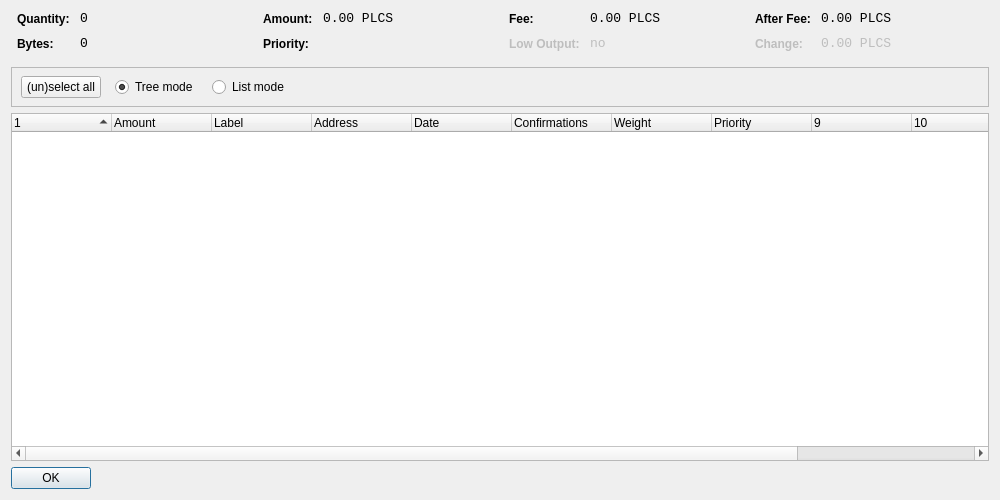
<?xml version="1.0" encoding="UTF-8"?>
<ui version="4.0">
 <class>CoinControlDialog</class>
 <widget class="QWidget" name="CoinControlDialog">
  <property name="geometry">
   <rect>
    <x>0</x>
    <y>0</y>
    <width>1000</width>
    <height>500</height>
   </rect>
  </property>
  <property name="windowTitle">
   <string>Coin Control</string>
  </property>
  <layout class="QVBoxLayout" name="verticalLayout">
   <item>
    <layout class="QHBoxLayout" name="horizontalLayoutTop" stretch="0,0,0,0">
     <property name="topMargin">
      <number>0</number>
     </property>
     <property name="bottomMargin">
      <number>10</number>
     </property>
     <item>
      <layout class="QFormLayout" name="formLayoutCoinControl1">
       <property name="horizontalSpacing">
        <number>10</number>
       </property>
       <property name="verticalSpacing">
        <number>10</number>
       </property>
       <property name="leftMargin">
        <number>6</number>
       </property>
       <property name="rightMargin">
        <number>6</number>
       </property>
       <item row="0" column="0">
        <widget class="QLabel" name="labelCoinControlQuantityText">
         <property name="styleSheet">
          <string notr="true">font-weight:bold;</string>
         </property>
         <property name="text">
          <string>Quantity:</string>
         </property>
        </widget>
       </item>
       <item row="0" column="1">
        <widget class="QLabel" name="labelCoinControlQuantity">
         <property name="font">
          <font>
           <family>Monospace</family>
           <pointsize>10</pointsize>
          </font>
         </property>
         <property name="cursor">
          <cursorShape>IBeamCursor</cursorShape>
         </property>
         <property name="contextMenuPolicy">
          <enum>Qt::ActionsContextMenu</enum>
         </property>
         <property name="text">
          <string notr="true">0</string>
         </property>
         <property name="textInteractionFlags">
          <set>Qt::LinksAccessibleByMouse|Qt::TextSelectableByKeyboard|Qt::TextSelectableByMouse</set>
         </property>
        </widget>
       </item>
       <item row="1" column="0">
        <widget class="QLabel" name="labelCoinControlBytesText">
         <property name="styleSheet">
          <string notr="true">font-weight:bold;</string>
         </property>
         <property name="text">
          <string>Bytes:</string>
         </property>
        </widget>
       </item>
       <item row="1" column="1">
        <widget class="QLabel" name="labelCoinControlBytes">
         <property name="font">
          <font>
           <family>Monospace</family>
           <pointsize>10</pointsize>
          </font>
         </property>
         <property name="cursor">
          <cursorShape>IBeamCursor</cursorShape>
         </property>
         <property name="contextMenuPolicy">
          <enum>Qt::ActionsContextMenu</enum>
         </property>
         <property name="text">
          <string notr="true">0</string>
         </property>
         <property name="textInteractionFlags">
          <set>Qt::LinksAccessibleByMouse|Qt::TextSelectableByKeyboard|Qt::TextSelectableByMouse</set>
         </property>
        </widget>
       </item>
      </layout>
     </item>
     <item>
      <layout class="QFormLayout" name="formLayoutCoinControl2">
       <property name="horizontalSpacing">
        <number>10</number>
       </property>
       <property name="verticalSpacing">
        <number>10</number>
       </property>
       <property name="leftMargin">
        <number>6</number>
       </property>
       <property name="rightMargin">
        <number>6</number>
       </property>
       <item row="0" column="0">
        <widget class="QLabel" name="labelCoinControlAmountText">
         <property name="styleSheet">
          <string notr="true">font-weight:bold;</string>
         </property>
         <property name="text">
          <string>Amount:</string>
         </property>
        </widget>
       </item>
       <item row="0" column="1">
        <widget class="QLabel" name="labelCoinControlAmount">
         <property name="font">
          <font>
           <family>Monospace</family>
           <pointsize>10</pointsize>
          </font>
         </property>
         <property name="cursor">
          <cursorShape>IBeamCursor</cursorShape>
         </property>
         <property name="contextMenuPolicy">
          <enum>Qt::ActionsContextMenu</enum>
         </property>
         <property name="text">
          <string notr="true">0.00 PLCS</string>
         </property>
         <property name="textInteractionFlags">
          <set>Qt::LinksAccessibleByMouse|Qt::TextSelectableByKeyboard|Qt::TextSelectableByMouse</set>
         </property>
        </widget>
       </item>
       <item row="1" column="0">
        <widget class="QLabel" name="labelCoinControlPriorityText">
         <property name="styleSheet">
          <string notr="true">font-weight:bold;</string>
         </property>
         <property name="text">
          <string>Priority:</string>
         </property>
        </widget>
       </item>
       <item row="1" column="1">
        <widget class="QLabel" name="labelCoinControlPriority">
         <property name="font">
          <font>
           <family>Monospace</family>
           <pointsize>10</pointsize>
          </font>
         </property>
         <property name="cursor">
          <cursorShape>IBeamCursor</cursorShape>
         </property>
         <property name="contextMenuPolicy">
          <enum>Qt::ActionsContextMenu</enum>
         </property>
         <property name="text">
          <string/>
         </property>
         <property name="textInteractionFlags">
          <set>Qt::LinksAccessibleByMouse|Qt::TextSelectableByKeyboard|Qt::TextSelectableByMouse</set>
         </property>
        </widget>
       </item>
      </layout>
     </item>
     <item>
      <layout class="QFormLayout" name="formLayoutCoinControl3">
       <property name="horizontalSpacing">
        <number>10</number>
       </property>
       <property name="verticalSpacing">
        <number>10</number>
       </property>
       <property name="leftMargin">
        <number>6</number>
       </property>
       <property name="rightMargin">
        <number>6</number>
       </property>
       <item row="0" column="0">
        <widget class="QLabel" name="labelCoinControlFeeText">
         <property name="styleSheet">
          <string notr="true">font-weight:bold;</string>
         </property>
         <property name="text">
          <string>Fee:</string>
         </property>
        </widget>
       </item>
       <item row="0" column="1">
        <widget class="QLabel" name="labelCoinControlFee">
         <property name="font">
          <font>
           <family>Monospace</family>
           <pointsize>10</pointsize>
          </font>
         </property>
         <property name="cursor">
          <cursorShape>IBeamCursor</cursorShape>
         </property>
         <property name="contextMenuPolicy">
          <enum>Qt::ActionsContextMenu</enum>
         </property>
         <property name="text">
          <string notr="true">0.00 PLCS</string>
         </property>
         <property name="textInteractionFlags">
          <set>Qt::LinksAccessibleByMouse|Qt::TextSelectableByKeyboard|Qt::TextSelectableByMouse</set>
         </property>
        </widget>
       </item>
       <item row="1" column="0">
        <widget class="QLabel" name="labelCoinControlLowOutputText">
         <property name="enabled">
          <bool>false</bool>
         </property>
         <property name="styleSheet">
          <string notr="true">font-weight:bold;</string>
         </property>
         <property name="text">
          <string>Low Output:</string>
         </property>
        </widget>
       </item>
       <item row="1" column="1">
        <widget class="QLabel" name="labelCoinControlLowOutput">
         <property name="enabled">
          <bool>false</bool>
         </property>
         <property name="font">
          <font>
           <family>Monospace</family>
           <pointsize>10</pointsize>
          </font>
         </property>
         <property name="cursor">
          <cursorShape>IBeamCursor</cursorShape>
         </property>
         <property name="contextMenuPolicy">
          <enum>Qt::ActionsContextMenu</enum>
         </property>
         <property name="text">
          <string>no</string>
         </property>
         <property name="textInteractionFlags">
          <set>Qt::LinksAccessibleByMouse|Qt::TextSelectableByKeyboard|Qt::TextSelectableByMouse</set>
         </property>
        </widget>
       </item>
      </layout>
     </item>
     <item>
      <layout class="QFormLayout" name="formLayoutCoinControl4">
       <property name="horizontalSpacing">
        <number>10</number>
       </property>
       <property name="verticalSpacing">
        <number>10</number>
       </property>
       <property name="leftMargin">
        <number>6</number>
       </property>
       <property name="rightMargin">
        <number>6</number>
       </property>
       <item row="0" column="0">
        <widget class="QLabel" name="labelCoinControlAfterFeeText">
         <property name="styleSheet">
          <string notr="true">font-weight:bold;</string>
         </property>
         <property name="text">
          <string>After Fee:</string>
         </property>
        </widget>
       </item>
       <item row="0" column="1">
        <widget class="QLabel" name="labelCoinControlAfterFee">
         <property name="font">
          <font>
           <family>Monospace</family>
           <pointsize>10</pointsize>
          </font>
         </property>
         <property name="cursor">
          <cursorShape>IBeamCursor</cursorShape>
         </property>
         <property name="contextMenuPolicy">
          <enum>Qt::ActionsContextMenu</enum>
         </property>
         <property name="text">
          <string notr="true">0.00 PLCS</string>
         </property>
         <property name="textInteractionFlags">
          <set>Qt::LinksAccessibleByMouse|Qt::TextSelectableByKeyboard|Qt::TextSelectableByMouse</set>
         </property>
        </widget>
       </item>
       <item row="1" column="0">
        <widget class="QLabel" name="labelCoinControlChangeText">
         <property name="enabled">
          <bool>false</bool>
         </property>
         <property name="styleSheet">
          <string notr="true">font-weight:bold;</string>
         </property>
         <property name="text">
          <string>Change:</string>
         </property>
        </widget>
       </item>
       <item row="1" column="1">
        <widget class="QLabel" name="labelCoinControlChange">
         <property name="enabled">
          <bool>false</bool>
         </property>
         <property name="font">
          <font>
           <family>Monospace</family>
           <pointsize>10</pointsize>
          </font>
         </property>
         <property name="cursor">
          <cursorShape>IBeamCursor</cursorShape>
         </property>
         <property name="contextMenuPolicy">
          <enum>Qt::ActionsContextMenu</enum>
         </property>
         <property name="text">
          <string notr="true">0.00 PLCS</string>
         </property>
         <property name="textInteractionFlags">
          <set>Qt::LinksAccessibleByMouse|Qt::TextSelectableByKeyboard|Qt::TextSelectableByMouse</set>
         </property>
        </widget>
       </item>
      </layout>
     </item>
    </layout>
   </item>
   <item>
    <widget class="QFrame" name="frame">
     <property name="minimumSize">
      <size>
       <width>0</width>
       <height>40</height>
      </size>
     </property>
     <property name="frameShape">
      <enum>QFrame::StyledPanel</enum>
     </property>
     <property name="frameShadow">
      <enum>QFrame::Sunken</enum>
     </property>
     <widget class="QWidget" name="horizontalLayoutWidget">
      <property name="geometry">
       <rect>
        <x>10</x>
        <y>0</y>
        <width>781</width>
        <height>41</height>
       </rect>
      </property>
      <layout class="QHBoxLayout" name="horizontalLayoutPanel" stretch="0,0,0,0">
       <property name="spacing">
        <number>14</number>
       </property>
       <item>
        <widget class="QPushButton" name="pushButtonSelectAll">
         <property name="sizePolicy">
          <sizepolicy hsizetype="Maximum" vsizetype="Fixed">
           <horstretch>0</horstretch>
           <verstretch>0</verstretch>
          </sizepolicy>
         </property>
         <property name="text">
          <string>(un)select all</string>
         </property>
        </widget>
       </item>
       <item>
        <widget class="QRadioButton" name="radioTreeMode">
         <property name="sizePolicy">
          <sizepolicy hsizetype="Maximum" vsizetype="Fixed">
           <horstretch>0</horstretch>
           <verstretch>0</verstretch>
          </sizepolicy>
         </property>
         <property name="text">
          <string>Tree mode</string>
         </property>
         <property name="checked">
          <bool>true</bool>
         </property>
        </widget>
       </item>
       <item>
        <widget class="QRadioButton" name="radioListMode">
         <property name="sizePolicy">
          <sizepolicy hsizetype="Maximum" vsizetype="Fixed">
           <horstretch>0</horstretch>
           <verstretch>0</verstretch>
          </sizepolicy>
         </property>
         <property name="text">
          <string>List mode</string>
         </property>
        </widget>
       </item>
       <item>
        <spacer name="horizontalSpacer">
         <property name="orientation">
          <enum>Qt::Horizontal</enum>
         </property>
         <property name="sizeHint" stdset="0">
          <size>
           <width>40</width>
           <height>20</height>
          </size>
         </property>
        </spacer>
       </item>
      </layout>
     </widget>
    </widget>
   </item>
   <item>
    <widget class="CoinControlTreeWidget" name="treeWidget">
     <property name="contextMenuPolicy">
      <enum>Qt::CustomContextMenu</enum>
     </property>
     <property name="sortingEnabled">
      <bool>false</bool>
     </property>
     <property name="columnCount">
      <number>12</number>
     </property>
     <attribute name="headerShowSortIndicator" stdset="0">
      <bool>true</bool>
     </attribute>
     <attribute name="headerStretchLastSection">
      <bool>false</bool>
     </attribute>
     <column>
      <property name="text">
       <string/>
      </property>
     </column>
     <column>
      <property name="text">
       <string>Amount</string>
      </property>
     </column>
     <column>
      <property name="text">
       <string>Label</string>
      </property>
     </column>
     <column>
      <property name="text">
       <string>Address</string>
      </property>
     </column>
     <column>
      <property name="text">
       <string>Date</string>
      </property>
     </column>
     <column>
      <property name="text">
       <string>Confirmations</string>
      </property>
      <property name="toolTip">
       <string>Confirmed</string>
      </property>
     </column>
     <column>
      <property name="text">
       <string>Weight</string>
      </property>
     </column>
     <column>
      <property name="text">
       <string>Priority</string>
      </property>
     </column>
     <column>
      <property name="text">
       <string/>
      </property>
     </column>
     <column>
      <property name="text">
       <string/>
      </property>
     </column>
     <column>
      <property name="text">
       <string/>
      </property>
     </column>
     <column>
      <property name="text">
       <string/>
      </property>
     </column>
    </widget>
   </item>
   <item>
    <widget class="QDialogButtonBox" name="buttonBox">
     <property name="sizePolicy">
      <sizepolicy hsizetype="Maximum" vsizetype="Fixed">
       <horstretch>0</horstretch>
       <verstretch>0</verstretch>
      </sizepolicy>
     </property>
     <property name="orientation">
      <enum>Qt::Horizontal</enum>
     </property>
     <property name="standardButtons">
      <set>QDialogButtonBox::Ok</set>
     </property>
    </widget>
   </item>
  </layout>
 </widget>
 <customwidgets>
  <customwidget>
   <class>CoinControlTreeWidget</class>
   <extends>QTreeWidget</extends>
   <header>coincontroltreewidget.h</header>
  </customwidget>
 </customwidgets>
 <resources/>
 <connections/>
</ui>
